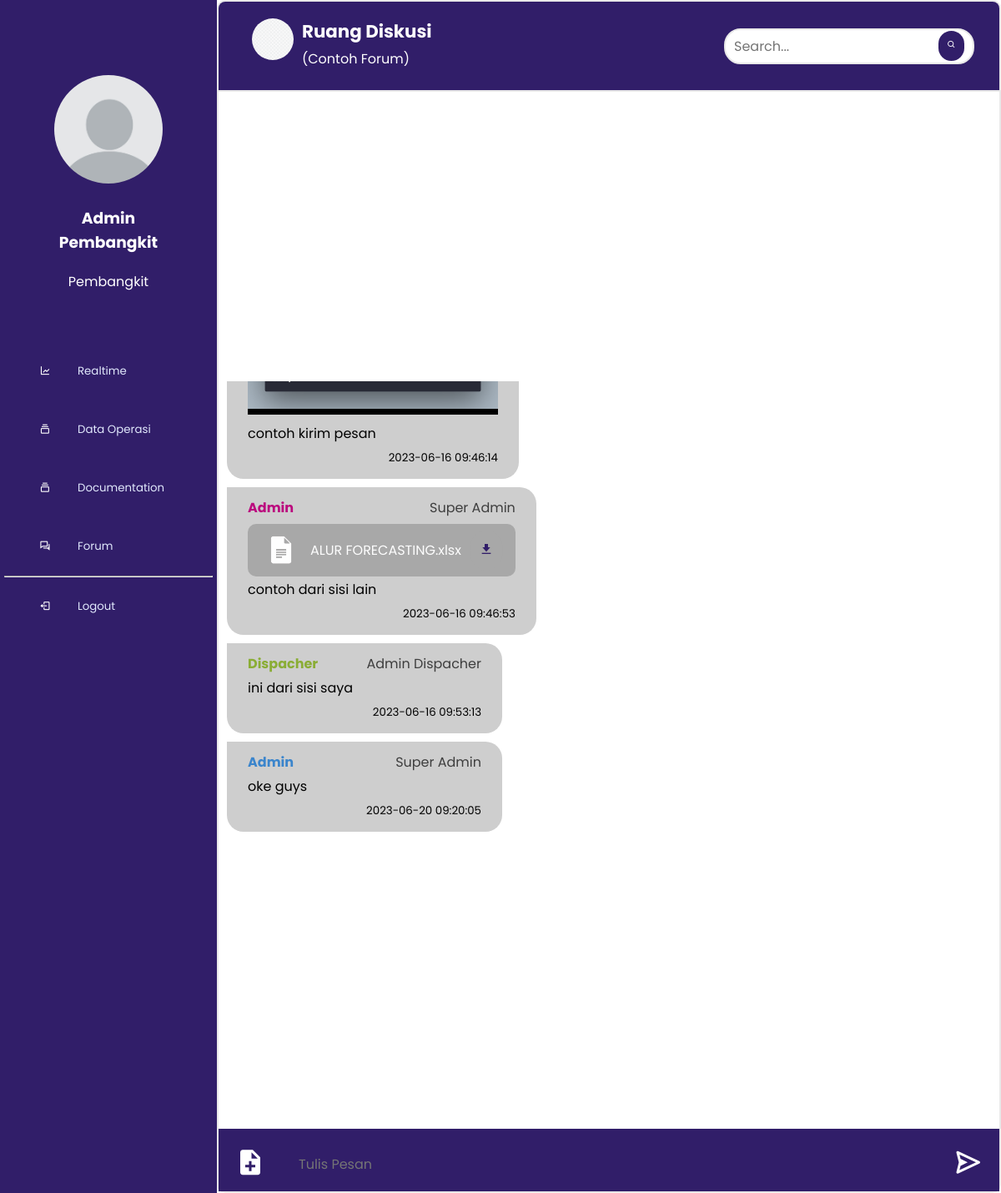
Screenshot of /index.php?p=forum_komentar&id=18 (signed in) with the database file from the repository.
### tables this page shows
CREATE TABLE `users` (
  `user_id` bigint(20) UNSIGNED NOT NULL,
  `nama_user` varchar(255) NOT NULL,
  `nip` char(25) NOT NULL,
  `instansi` varchar(255) NOT NULL,
  `role` enum('Super Admin','Admin Dispacher','Admin Pembangkit','Pegawai') NOT NULL,
  `email` varchar(255) NOT NULL,
  `password` varchar(255) NOT NULL,
  `gambar` text NOT NULL,
  `path` varchar(200) DEFAULT NULL,
  `created_at` timestamp NULL DEFAULT current_timestamp(),
  `updated_at` timestamp NULL DEFAULT current_timestamp()
);

CREATE TABLE `forums` (
  `id_pesan` bigint(20) UNSIGNED NOT NULL,
  `nama_user` varchar(250) NOT NULL,
  `judul_forum` varchar(200) NOT NULL,
  `pesan` text NOT NULL,
  `gambar` varchar(255) NOT NULL,
  `created_at` timestamp NOT NULL DEFAULT current_timestamp(),
  `updated_at` timestamp NOT NULL DEFAULT current_timestamp() ON UPDATE current_timestamp()
);

CREATE TABLE `komentars` (
  `id_komentar` bigint(20) UNSIGNED NOT NULL,
  `id_forum` int(11) NOT NULL,
  `id_user` int(11) NOT NULL,
  `komentar` varchar(255) NOT NULL,
  `file` varchar(250) NOT NULL,
  `type` varchar(14) NOT NULL,
  `path` text NOT NULL,
  `size` bigint(20) NOT NULL,
  `created_at` timestamp NULL DEFAULT current_timestamp(),
  `updated_at` timestamp NULL DEFAULT current_timestamp()
);

### admin/forum_komentar.php (the view, shortened to what this page needs)
<?php
if (isset($_SESSION['nama'])) {
?>
    <div class="box-forum-komentar">
        <div class="header-forum-komentar">
            <?php
            $query = mysqli_query($koneksi, "SELECT * FROM forums WHERE id_pesan ='" . $_GET['id'] . "'");
            while ($r = mysqli_fetch_assoc($query)) {
            ?>
                <div class="box-name">
                    <div class="img">
                        <img src="assets/img/img_forum/<?php echo $r['gambar']; ?>" alt="" width="10px">
                    </div>
                    <div class="judul-diskusi">
                        <span class="name">Ruang Diskusi</span>
                        <span class="type">(<?php echo $r['judul_forum']; ?>)</span>
                    </div>
                </div>
            <?php
            }
            ?>
            <div class="search-forum">
                <form class="form-search" method="POST" enctype="multipart/form-data">
                    <input class="input-search" name="cari" placeholder="Search..." required />
                    <button class="submit-search" type="submit" name="simpan"><i class='bx bx-search'></i></button>
                </form>
            </div>
        </div>
        <div class="content-forum-komentar">
            <?php
            if (isset($_POST['simpan'])) {
                $cari = $_POST['cari'];
                $query = mysqli_query($koneksi, "SELECT komentars.*, nama_user, id_user, role FROM komentars
            JOIN users ON komentars.id_user = users.user_id
            WHERE
            komentars.id_forum = '" . $_GET['id'] . "' AND
            users.nama_user like '%" . $cari . "%' OR
            komentars.id_forum = '" . $_GET['id'] . "' AND
            komentars.komentar like '%" . $cari . "%'OR
            komentars.id_forum = '" . $_GET['id'] . "' AND
            komentars.file like '%" . $cari . "%'
            ");
            } else {
                $query = mysqli_query($koneksi, "SELECT komentars.*, nama_user, id_user, role FROM komentars
            JOIN users ON komentars.id_user = users.user_id
            WHERE komentars.id_forum = '" . $_GET['id'] . "'
            ORDER BY komentars.created_at DESC
            ");
            }
            $cek_komentar = mysqli_num_rows($query);
            $allowTypesfoto = array('jpg', 'png', 'jpeg', 'JPG', 'PNG', 'JPEG');
            $allowTypesdok = array('doc', 'docx', 'xlx', 'xlsx', 'csv', 'ppt', 'pptx', 'pdf', 'DOC', 'DOCX', 'XLX', 'XLSX', 'CSV', 'PPT', 'PPTX', 'PDF');
            if ($cek_komentar > 0) {
            ?>
                <div class="page-message">
                    <?php
                    while ($data = mysqli_fetch_assoc($query)) {
                        if ($data['nama_user'] == $_SESSION['nama']) {
                            $class_box = "komentar-me";
                        } else {
                            $class_box = "komentar";
                        }
                    ?>
                        <div class=<?php echo $class_box ?>>
                            <?php
                            if ($data['nama_user'] == $_SESSION['nama']) {
                            ?>
                                <div class="box-me">
                                    <div class="box-delete">
                                        <a onclick="return confirm('Apakah Anda yakin ingin menghapus pesan ini?')" href="index.php?p=delete_komentar&id=<?php echo $data['id_komentar'] ?>"><i class='bx bx-trash'></i></a>
                                    </div>
                                    <div class="box-massage">
                                        <div class="content-komentar">
                                            <?php
                                            if (in_array($data['type'], $allowTypesdok)) {
                                            ?>
                                                <div class="box-file">
                                                    <div class="nama-file">
                                                        <div class="box-logo-file">
                                                            <img src="assets/img/icon_dokumen.png" alt="">
                                                        </div>
                                                        <span class="me"><?php echo $data['file'] ?></span>
                                                    </div>
                                                    <div class="box-download-me">
                                                        <a href="index.php?p=dowload_file_komentar&id=<?php echo $data['id_komentar'] ?>"><i class='bx bxs-download'></i></a>
                                                    </div>
                                                </div>
                                            <?php
                                            } elseif (in_array($data['type'], $allowTypesfoto)) {
                                            ?>
                                                <div class="box-foto">
                                                    <img src="assets/img/foto_komentar/<?php echo $data['file'] ?>" alt="">
                                                </div>
                                            <?php
                                            }
                                            ?>
                                            <p class="me">
                                                <?php echo $data['komentar'] ?>
                                            </p>
                                        </div>
                                        <div class="footer-komentar-me">
                                            <span><?php echo $data['created_at'] ?></span>
                                        </div>
                                    </div>
                                </div>
                            <?php
                            } else {
                            ?>
                                <div class="header-komentar">
                                    <span class="user-name random-color"><?php echo $data['nama_user'] ?></span>
                                    <span class="user-role"><?php echo $data['role'] ?></span>
                                </div>
                                <div class="content-komentar">
                                    <?php
                                    if (in_array($data['type'], $allowTypesdok)) {
                                    ?>
                                        <div class="box-file">
                                            <div class="nama-file">
                                                <div class="box-logo-file">
                                                    <img src="assets/img/icon_dokumen.png" alt="">
                                                </div>
                                                <span class="me"><?php echo $data['file'] ?></span>
                                            </div>
                                            <div class="box-download-me">
                                                <a href="index.php?p=dowload_file_komentar&id=<?php echo $data['id_komentar'] ?>"><i class='bx bxs-download'></i></a>
                                            </div>
                                        </div>
                                    <?php
                                    } elseif (in_array($data['type'], $allowTypesfoto)) {
                                    ?>
                                        <div class="box-foto">
                                            <img src="assets/img/foto_komentar/<?php echo $data['file'] ?>" alt="">
                                        </div>
                                    <?php
                                    }
                                    ?>
                                    <p>
                                        <?php echo $data['komentar'] ?>
                                    </p>
                                </div>
                                <div class="footer-komentar">
                                    <span><?php echo $data['created_at'] ?></span>
                                </div>
                            <?php
                            }
                            ?>
                        </div>
                    <?php
                    }
                    ?>
                </div>
            <?php
            }
            ?>
        </div>
        <div class="box-form">
            <form class="form-send" method="POST" enctype="multipart/form-data">
                <div class="box-form-select-file">
                </div>
                <div class="box-form-item">
                    <div class="icon-file">
                        <label for="send-file" class="file-input-label">
                            <i class='bx bxs-file-plus'></i>
                        </label>
                    </div>
                    <div class="group-form-komentar">
                        <input type="text" name="komentar" placeholder="Tulis Pesan" autofocus required>
                    </div>
                    <div>
                        <label for="send-komentar" class="file-input-label">
                            <i class="bx bx-send"></i>
                        </label>
                    </div>
                </div>
            </form>
        </div>
    </div>
<?php
} else {
    echo '<script>alert("Mohon maaf untuk membuka halaman ini Anda harus login dahulu")</script>';
    echo '<script>window.location.href = "Login.php";</script>';
}
?>

### sidebar_navlink/pembangkit.php
<ul class="nav-links">
  <a href="index.php?p=profile">
    <?php
    $query = mysqli_query($koneksi, "SELECT * FROM users WHERE user_id =" . $_SESSION['user_id']);
    while ($data = mysqli_fetch_assoc($query)) {
    ?>
      <div class="box-profile">
        <img src="assets/img/foto_profil/<?php echo $data['gambar'] ?>" alt="">
        <h3><?php echo $data['role'] ?></h3>
        <p><?php echo $data['nama_user'] ?></p>
      </div>
    <?php
    }
    ?>
  </a>
  <li>
    <a href="index.php?p=realtime">
      <i class='bx bx-line-chart'></i>
      <span class="link_name">Realtime</span>
    </a>
  </li>
  <li>
    <a href="index.php?p=data_operasi">
      <i class='bx bx-collection'></i>
      <span class="link_name">Data Operasi</span>
    </a>
  </li>
  <li>
    <a href="index.php?p=documentation">
      <i class='bx bx-collection'></i>
      <span class="link_name">Documentation</span>
    </a>
  </li>
  <li>
    <a href="index.php?p=forum">
      <i class='bx bx-conversation'></i>
      <span class="link_name">Forum</span>
    </a>
  </li>
  <hr>
  <li>
    <a href="logout.php">
      <i class='bx bx-log-out'></i>
      <span class="link_name">Logout</span>
    </a>
  </li>
</ul>

### assets/css/styles.css (style rules this page uses)
* { margin: 0; padding: 0; box-sizing: border-box; font-family: 'Poppins'; }
.sidebar .nav-links { height: 100%; padding: 30px 0 150px 0; overflow: auto; }
.sidebar .nav-links li { position: relative; list-style: none; transition: all 0.4s ease; }
.sidebar .nav-links li i { height: 50px; min-width: 78px; text-align: center; line-height: 50px; color: #fff; font-size: 10pt; cursor: pointer; transition: all 0.3s ease; }
.sidebar .nav-links li a { display: flex; align-items: center; text-decoration: none; }
.sidebar .nav-links li a .link_name { font-size: 10pt; font-weight: 400; color: #e1e9fc; transition: all 0.4s ease; }
.box-profile { width: 250px; display: block; padding: 25px; text-align: center; }
.box-profile img { width: 150px; padding: 10px; border-radius: 50%; }
.box-profile h3, .box-profile p { display: block; width: 200px; padding: 10px; color: #fff; }
input[type=text], select, textarea { width: 100%; padding: 12px 20px; margin: 8px 0; display: inline-block; border: 1px solid #ccc; border-radius: 4px; box-sizing: border-box; }

### rows the page displays
users: gambar (placeholder picture), role "Admin Pembangkit", nama_user "Pembangkit"
forums: gambar (placeholder picture), judul_forum "Contoh Forum"
komentars: id_user.nama_user "Admin", id_user.role "Super Admin", komentar "oke guys", created_at "2023-06-20 09:20:05"
komentars: id_user.nama_user "Dispacher", id_user.role "Admin Dispacher", komentar "ini dari sisi saya", created_at "2023-06-16 09:53:13"
komentars: id_user.nama_user "Admin", id_user.role "Super Admin", file "ALUR FORECASTING.xlsx", komentar "contoh dari sisi lain", created_at "2023-06-16 09:46:53"
komentars: file (picture), komentar "contoh kirim pesan", created_at "2023-06-16 09:46:14"
